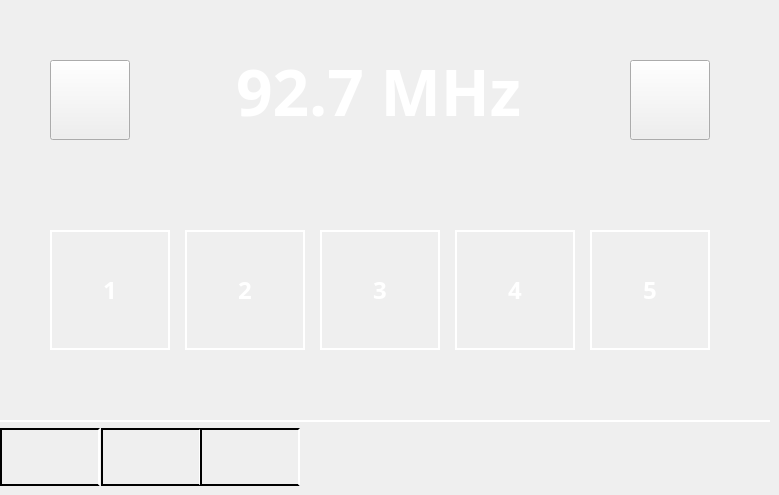
      <widget class="QWidget" name="FMTab">
       <property name="styleSheet">
        <string notr="true"/>
       </property>
       <attribute name="icon">
        <iconset resource="source.qrc">
         <normaloff>:/newPrefix/logos/FMTABICON.png</normaloff>:/newPrefix/logos/FMTABICON.png</iconset>
       </attribute>
       <attribute name="title">
        <string/>
       </attribute>
       <widget class="QPushButton" name="NextButtonFm">
        <property name="geometry">
         <rect>
          <x>630</x>
          <y>60</y>
          <width>80</width>
          <height>80</height>
         </rect>
        </property>
        <property name="text">
         <string/>
        </property>
        <property name="icon">
         <iconset resource="source.qrc">
          <normaloff>:/newPrefix/logos/NextBtnFm.png</normaloff>:/newPrefix/logos/NextBtnFm.png</iconset>
        </property>
        <property name="iconSize">
         <size>
          <width>30</width>
          <height>53</height>
         </size>
        </property>
       </widget>
       <widget class="QPushButton" name="PreviousBtnFM">
        <property name="geometry">
         <rect>
          <x>50</x>
          <y>60</y>
          <width>80</width>
          <height>80</height>
         </rect>
        </property>
        <property name="text">
         <string/>
        </property>
        <property name="icon">
         <iconset resource="source.qrc">
          <normaloff>:/newPrefix/logos/PreviousBtnFm.png</normaloff>:/newPrefix/logos/PreviousBtnFm.png</iconset>
        </property>
        <property name="iconSize">
         <size>
          <width>30</width>
          <height>53</height>
         </size>
        </property>
       </widget>
       <widget class="QLabel" name="FreqLabelFM">
        <property name="geometry">
         <rect>
          <x>236</x>
          <y>50</y>
          <width>287</width>
          <height>81</height>
         </rect>
        </property>
        <property name="styleSheet">
         <string notr="true">font-family: Plus Jakarta Sans;
font-style: normal;
font-weight: 500;
font-size: 64px;
line-height: 81px;
/* identical to box height */


color: #FFFFFF;
</string>
        </property>
        <property name="text">
         <string>92.7 MHz</string>
        </property>
       </widget>
       <widget class="QPushButton" name="Channel1BtnFM">
        <property name="geometry">
         <rect>
          <x>50</x>
          <y>230</y>
          <width>120</width>
          <height>120</height>
         </rect>
        </property>
        <property name="styleSheet">
         <string notr="true">border: 2px solid #FFFFFF;
box-sizing: border-box;font-family: Plus Jakarta Sans;
font-style: normal;
font-weight: 500;
font-size: 24px;
line-height: 30px;

color: #FFFFFF;</string>
        </property>
        <property name="text">
         <string>1</string>
        </property>
       </widget>
       <widget class="QPushButton" name="Channel2BtnFM">
        <property name="geometry">
         <rect>
          <x>185</x>
          <y>230</y>
          <width>120</width>
          <height>120</height>
         </rect>
        </property>
        <property name="styleSheet">
         <string notr="true">border: 2px solid #FFFFFF;
box-sizing: border-box;font-family: Plus Jakarta Sans;
font-style: normal;
font-weight: 500;
font-size: 24px;
line-height: 30px;

color: #FFFFFF;</string>
        </property>
        <property name="text">
         <string>2</string>
        </property>
       </widget>
       <widget class="QPushButton" name="Channel3BtnFM">
        <property name="geometry">
         <rect>
          <x>320</x>
          <y>230</y>
          <width>120</width>
          <height>120</height>
         </rect>
        </property>
        <property name="styleSheet">
         <string notr="true">border: 2px solid #FFFFFF;
box-sizing: border-box;font-family: Plus Jakarta Sans;
font-style: normal;
font-weight: 500;
font-size: 24px;
line-height: 30px;

color: #FFFFFF;</string>
        </property>
        <property name="text">
         <string>3</string>
        </property>
       </widget>
       <widget class="QPushButton" name="Channel4BtnFM">
        <property name="geometry">
         <rect>
          <x>455</x>
          <y>230</y>
          <width>120</width>
          <height>120</height>
         </rect>
        </property>
        <property name="styleSheet">
         <string notr="true">border: 2px solid #FFFFFF;
box-sizing: border-box;font-family: Plus Jakarta Sans;
font-style: normal;
font-weight: 500;
font-size: 24px;
line-height: 30px;

color: #FFFFFF;</string>
        </property>
        <property name="text">
         <string>4</string>
        </property>
       </widget>
       <widget class="QPushButton" name="Channel5BtnFM">
        <property name="geometry">
         <rect>
          <x>590</x>
          <y>230</y>
          <width>120</width>
          <height>120</height>
         </rect>
        </property>
        <property name="styleSheet">
         <string notr="true">border: 2px solid #FFFFFF;
box-sizing: border-box;font-family: Plus Jakarta Sans;
font-style: normal;
font-weight: 500;
font-size: 24px;
line-height: 30px;

color: #FFFFFF;</string>
        </property>
        <property name="text">
         <string>5</string>
        </property>
       </widget>
       <widget class="Line" name="FMLine">
        <property name="geometry">
         <rect>
          <x>0</x>
          <y>420</y>
          <width>770</width>
          <height>2</height>
         </rect>
        </property>
        <property name="styleSheet">
         <string notr="true">color:white;</string>
        </property>
        <property name="frameShadow">
         <enum>QFrame::Plain</enum>
        </property>
        <property name="lineWidth">
         <number>2</number>
        </property>
        <property name="orientation">
         <enum>Qt::Horizontal</enum>
        </property>
       </widget>
       <widget class="QPushButton" name="BandBleButton">
        <property name="geometry">
         <rect>
          <x>0</x>
          <y>428</y>
          <width>100</width>
          <height>58</height>
         </rect>
        </property>
        <property name="styleSheet">
         <string notr="true">
border:2px solid black;
border-right-color: rgb(255, 255, 255);</string>
        </property>
        <property name="text">
         <string/>
        </property>
        <property name="icon">
         <iconset resource="source.qrc">
          <normaloff>:/newPrefix/logos/BandFM.png</normaloff>:/newPrefix/logos/BandFM.png</iconset>
        </property>
        <property name="iconSize">
         <size>
          <width>40</width>
          <height>40</height>
         </size>
        </property>
       </widget>
       <widget class="QPushButton" name="StationBtnFM">
        <property name="geometry">
         <rect>
          <x>101</x>
          <y>428</y>
          <width>100</width>
          <height>58</height>
         </rect>
        </property>
        <property name="styleSheet">
         <string notr="true">border:2px solid black;
border-right-color: rgb(255, 255, 255);</string>
        </property>
        <property name="text">
         <string/>
        </property>
        <property name="icon">
         <iconset resource="source.qrc">
          <normaloff>:/newPrefix/logos/StationIcon.png</normaloff>:/newPrefix/logos/StationIcon.png</iconset>
        </property>
        <property name="iconSize">
         <size>
          <width>40</width>
          <height>40</height>
         </size>
        </property>
       </widget>
       <widget class="QPushButton" name="TuneBtnFM">
        <property name="geometry">
         <rect>
          <x>200</x>
          <y>428</y>
          <width>100</width>
          <height>58</height>
         </rect>
        </property>
        <property name="styleSheet">
         <string notr="true">border:2px solid black;
border-right-color: rgb(255, 255, 255);</string>
        </property>
        <property name="text">
         <string/>
        </property>
        <property name="icon">
         <iconset resource="source.qrc">
          <normaloff>:/newPrefix/logos/TuneIcon.png</normaloff>:/newPrefix/logos/TuneIcon.png</iconset>
        </property>
        <property name="iconSize">
         <size>
          <width>40</width>
          <height>40</height>
         </size>
        </property>
       </widget>
      </widget>
